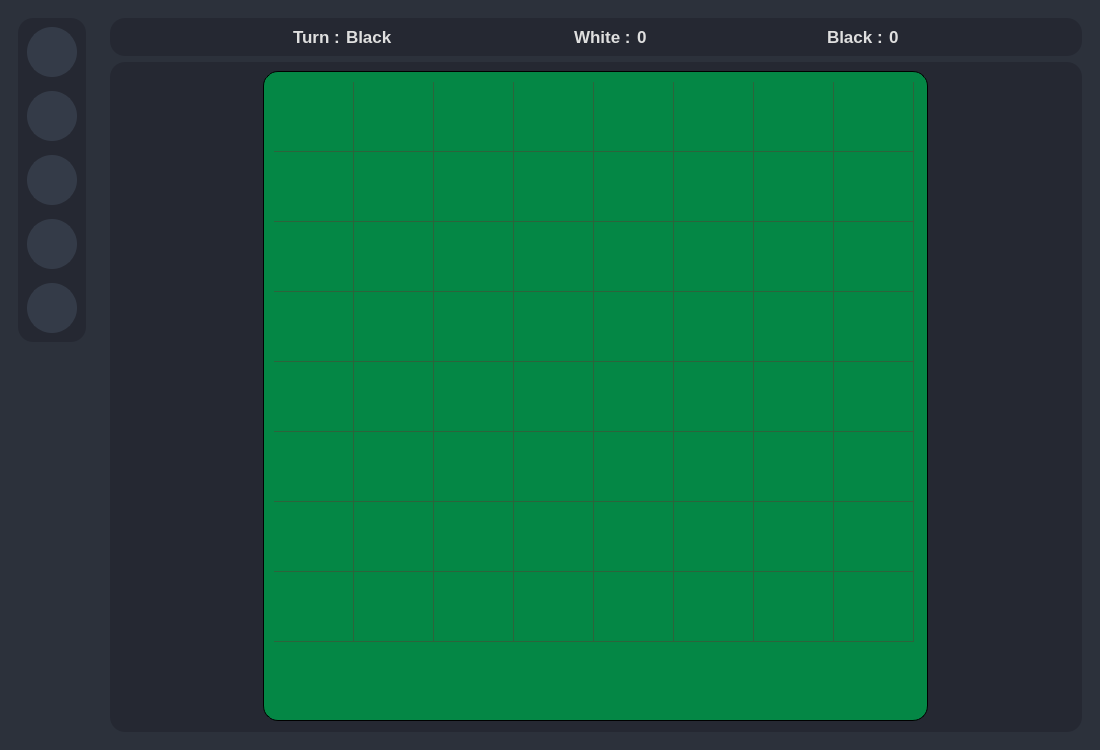
<?xml version="1.0" encoding="UTF-8"?>
<ui version="4.0">
 <class>MainWindow</class>
 <widget class="QMainWindow" name="MainWindow">
  <property name="geometry">
   <rect>
    <x>0</x>
    <y>0</y>
    <width>1100</width>
    <height>750</height>
   </rect>
  </property>
  <property name="minimumSize">
   <size>
    <width>1100</width>
    <height>750</height>
   </size>
  </property>
  <property name="maximumSize">
   <size>
    <width>1100</width>
    <height>750</height>
   </size>
  </property>
  <property name="windowTitle">
   <string>MainWindow</string>
  </property>
  <widget class="QWidget" name="centralwidget">
   <property name="styleSheet">
    <string notr="true">color: rgb(223,223,223);</string>
   </property>
   <layout class="QVBoxLayout" name="verticalLayout">
    <property name="leftMargin">
     <number>0</number>
    </property>
    <property name="topMargin">
     <number>0</number>
    </property>
    <property name="rightMargin">
     <number>0</number>
    </property>
    <property name="bottomMargin">
     <number>0</number>
    </property>
    <item>
     <widget class="QStackedWidget" name="stackedWidget">
      <property name="minimumSize">
       <size>
        <width>0</width>
        <height>0</height>
       </size>
      </property>
      <property name="maximumSize">
       <size>
        <width>16777215</width>
        <height>16777215</height>
       </size>
      </property>
      <property name="styleSheet">
       <string notr="true">QWidget#main_menu_page{
	border-image: url(:imgs/imgs/othello_bg_half_trans.png) 0 0 0 0 stretch stretch;
}

</string>
      </property>
      <property name="currentIndex">
       <number>1</number>
      </property>
      <widget class="QWidget" name="main_menu_page">
       <property name="styleSheet">
        <string notr="true">/*PushButton*/
QPushButton {
	border: 2px solid rgb(52, 59, 72);
	background-color: rgb(52, 59, 72);
	color: rgb(223, 223, 223);
	border-radius: 25px;
}
QPushButton:hover {
	background-color: rgb(57, 65, 80);
	border: 2px solid rgb(61, 70, 86);
}
QPushButton:pressed {	
	background-color: rgb(35, 40, 49);
	border: 2px solid rgb(43, 50, 61);
}
</string>
       </property>
       <layout class="QVBoxLayout" name="verticalLayout_2">
        <item alignment="Qt::AlignLeft|Qt::AlignVCenter">
         <widget class="QFrame" name="main_page_frame">
          <property name="styleSheet">
           <string notr="true"/>
          </property>
          <layout class="QVBoxLayout" name="verticalLayout_3">
           <item>
            <widget class="QPushButton" name="main_menu_start_btn">
             <property name="minimumSize">
              <size>
               <width>200</width>
               <height>50</height>
              </size>
             </property>
             <property name="font">
              <font>
               <family>Segoe UI</family>
               <pointsize>10</pointsize>
               <bold>true</bold>
              </font>
             </property>
             <property name="text">
              <string>   START   </string>
             </property>
             <property name="icon">
              <iconset resource="../resources/resources.qrc">
               <normaloff>:/icons48x48/icons/48x48/start_game_ico.png</normaloff>:/icons48x48/icons/48x48/start_game_ico.png</iconset>
             </property>
             <property name="iconSize">
              <size>
               <width>28</width>
               <height>28</height>
              </size>
             </property>
            </widget>
           </item>
           <item>
            <widget class="QPushButton" name="main_menu_options_btn">
             <property name="minimumSize">
              <size>
               <width>200</width>
               <height>50</height>
              </size>
             </property>
             <property name="font">
              <font>
               <family>Segoe UI</family>
               <pointsize>10</pointsize>
               <italic>false</italic>
               <bold>true</bold>
              </font>
             </property>
             <property name="text">
              <string>  OPTIONS</string>
             </property>
             <property name="icon">
              <iconset resource="../resources/resources.qrc">
               <normaloff>:/icons48x48/icons/48x48/settings_ico.png</normaloff>:/icons48x48/icons/48x48/settings_ico.png</iconset>
             </property>
             <property name="iconSize">
              <size>
               <width>28</width>
               <height>28</height>
              </size>
             </property>
            </widget>
           </item>
           <item>
            <widget class="QPushButton" name="main_menu_quit_btn">
             <property name="minimumSize">
              <size>
               <width>200</width>
               <height>50</height>
              </size>
             </property>
             <property name="font">
              <font>
               <family>Segoe UI</family>
               <pointsize>10</pointsize>
               <bold>true</bold>
              </font>
             </property>
             <property name="text">
              <string>    QUIT     </string>
             </property>
             <property name="icon">
              <iconset resource="../resources/resources.qrc">
               <normaloff>:/icons48x48/icons/48x48/quit_ico.png</normaloff>:/icons48x48/icons/48x48/quit_ico.png</iconset>
             </property>
             <property name="iconSize">
              <size>
               <width>28</width>
               <height>28</height>
              </size>
             </property>
            </widget>
           </item>
          </layout>
         </widget>
        </item>
       </layout>
      </widget>
      <widget class="QWidget" name="game_page">
       <property name="styleSheet">
        <string notr="true">/*PushButton*/
QPushButton {
	border: 2px solid rgb(52, 59, 72);
	background-color: rgb(52, 59, 72);
	color: rgb(223, 223, 223);
	border-radius: 25px;
}
QPushButton:hover {
	background-color: rgb(57, 65, 80);
	border: 2px solid rgb(61, 70, 86);
}
QPushButton:pressed {	
	background-color: rgb(35, 40, 49);
	border: 2px solid rgb(43, 50, 61);
}
QWidget#game_page{
	background-color: rgb(44, 49, 59);
}
/*Frame*/
QFrame{
	border-radius: 15px;
	background-color: rgb(37, 40, 50);
}
</string>
       </property>
       <layout class="QHBoxLayout" name="horizontalLayout">
        <item alignment="Qt::AlignLeft">
         <widget class="QWidget" name="side_menu_container_widget" native="true">
          <layout class="QVBoxLayout" name="verticalLayout_6">
           <item>
            <widget class="QFrame" name="side_menu_frame">
             <property name="minimumSize">
              <size>
               <width>0</width>
               <height>0</height>
              </size>
             </property>
             <property name="font">
              <font>
               <bold>true</bold>
              </font>
             </property>
             <property name="frameShape">
              <enum>QFrame::StyledPanel</enum>
             </property>
             <property name="frameShadow">
              <enum>QFrame::Raised</enum>
             </property>
             <layout class="QVBoxLayout" name="verticalLayout_7">
              <property name="spacing">
               <number>14</number>
              </property>
              <item>
               <widget class="QPushButton" name="side_menu_toggle">
                <property name="minimumSize">
                 <size>
                  <width>50</width>
                  <height>50</height>
                 </size>
                </property>
                <property name="maximumSize">
                 <size>
                  <width>50</width>
                  <height>50</height>
                 </size>
                </property>
                <property name="font">
                 <font>
                  <bold>true</bold>
                 </font>
                </property>
                <property name="text">
                 <string/>
                </property>
                <property name="icon">
                 <iconset resource="../resources/resources.qrc">
                  <normaloff>:/icons48x48/icons/48x48/dots_ico.png</normaloff>:/icons48x48/icons/48x48/dots_ico.png</iconset>
                </property>
                <property name="iconSize">
                 <size>
                  <width>28</width>
                  <height>28</height>
                 </size>
                </property>
               </widget>
              </item>
              <item>
               <widget class="QPushButton" name="side_menu_sound_btn">
                <property name="minimumSize">
                 <size>
                  <width>50</width>
                  <height>50</height>
                 </size>
                </property>
                <property name="font">
                 <font>
                  <bold>true</bold>
                 </font>
                </property>
                <property name="text">
                 <string/>
                </property>
                <property name="icon">
                 <iconset resource="../resources/resources.qrc">
                  <normaloff>:/icons48x48/icons/48x48/volume_off.png</normaloff>:/icons48x48/icons/48x48/volume_off.png</iconset>
                </property>
                <property name="iconSize">
                 <size>
                  <width>28</width>
                  <height>28</height>
                 </size>
                </property>
               </widget>
              </item>
              <item alignment="Qt::AlignTop">
               <widget class="QPushButton" name="side_menu_back_btn">
                <property name="minimumSize">
                 <size>
                  <width>50</width>
                  <height>50</height>
                 </size>
                </property>
                <property name="maximumSize">
                 <size>
                  <width>50</width>
                  <height>50</height>
                 </size>
                </property>
                <property name="font">
                 <font>
                  <bold>true</bold>
                 </font>
                </property>
                <property name="text">
                 <string/>
                </property>
                <property name="icon">
                 <iconset resource="../resources/resources.qrc">
                  <normaloff>:/icons48x48/icons/48x48/arrow_back_ico.png</normaloff>:/icons48x48/icons/48x48/arrow_back_ico.png</iconset>
                </property>
                <property name="iconSize">
                 <size>
                  <width>28</width>
                  <height>28</height>
                 </size>
                </property>
               </widget>
              </item>
              <item alignment="Qt::AlignTop">
               <widget class="QPushButton" name="side_menu_restart_btn">
                <property name="minimumSize">
                 <size>
                  <width>50</width>
                  <height>50</height>
                 </size>
                </property>
                <property name="maximumSize">
                 <size>
                  <width>50</width>
                  <height>50</height>
                 </size>
                </property>
                <property name="font">
                 <font>
                  <bold>true</bold>
                 </font>
                </property>
                <property name="text">
                 <string/>
                </property>
                <property name="icon">
                 <iconset resource="../resources/resources.qrc">
                  <normaloff>:/icons48x48/icons/48x48/restart_ico.png</normaloff>:/icons48x48/icons/48x48/restart_ico.png</iconset>
                </property>
                <property name="iconSize">
                 <size>
                  <width>28</width>
                  <height>28</height>
                 </size>
                </property>
               </widget>
              </item>
              <item alignment="Qt::AlignTop">
               <widget class="QPushButton" name="side_menu_quit_btn">
                <property name="minimumSize">
                 <size>
                  <width>50</width>
                  <height>50</height>
                 </size>
                </property>
                <property name="maximumSize">
                 <size>
                  <width>50</width>
                  <height>50</height>
                 </size>
                </property>
                <property name="font">
                 <font>
                  <bold>true</bold>
                 </font>
                </property>
                <property name="text">
                 <string/>
                </property>
                <property name="icon">
                 <iconset resource="../resources/resources.qrc">
                  <normaloff>:/icons48x48/icons/48x48/quit_ico.png</normaloff>:/icons48x48/icons/48x48/quit_ico.png</iconset>
                </property>
                <property name="iconSize">
                 <size>
                  <width>28</width>
                  <height>28</height>
                 </size>
                </property>
               </widget>
              </item>
             </layout>
            </widget>
           </item>
           <item>
            <spacer name="verticalSpacer">
             <property name="orientation">
              <enum>Qt::Vertical</enum>
             </property>
             <property name="sizeHint" stdset="0">
              <size>
               <width>20</width>
               <height>455</height>
              </size>
             </property>
            </spacer>
           </item>
          </layout>
         </widget>
        </item>
        <item>
         <widget class="QWidget" name="game_content_container_widget" native="true">
          <property name="sizePolicy">
           <sizepolicy hsizetype="Expanding" vsizetype="Preferred">
            <horstretch>0</horstretch>
            <verstretch>0</verstretch>
           </sizepolicy>
          </property>
          <layout class="QVBoxLayout" name="verticalLayout_8">
           <item>
            <widget class="QFrame" name="game_info_frame">
             <property name="maximumSize">
              <size>
               <width>16777215</width>
               <height>70</height>
              </size>
             </property>
             <property name="frameShape">
              <enum>QFrame::StyledPanel</enum>
             </property>
             <property name="frameShadow">
              <enum>QFrame::Raised</enum>
             </property>
             <layout class="QHBoxLayout" name="horizontalLayout_2">
              <item>
               <spacer name="horizontalSpacer_3">
                <property name="orientation">
                 <enum>Qt::Horizontal</enum>
                </property>
                <property name="sizeHint" stdset="0">
                 <size>
                  <width>40</width>
                  <height>20</height>
                 </size>
                </property>
               </spacer>
              </item>
              <item>
               <layout class="QHBoxLayout" name="horizontalLayout_6">
                <item>
                 <widget class="QLabel" name="label_9">
                  <property name="font">
                   <font>
                    <family>Segoe UI</family>
                    <pointsize>13</pointsize>
                    <bold>true</bold>
                   </font>
                  </property>
                  <property name="text">
                   <string>Turn :</string>
                  </property>
                 </widget>
                </item>
                <item>
                 <widget class="QLabel" name="turn_label">
                  <property name="font">
                   <font>
                    <family>Segoe UI</family>
                    <pointsize>13</pointsize>
                    <bold>true</bold>
                   </font>
                  </property>
                  <property name="text">
                   <string>Black</string>
                  </property>
                 </widget>
                </item>
               </layout>
              </item>
              <item>
               <spacer name="horizontalSpacer">
                <property name="orientation">
                 <enum>Qt::Horizontal</enum>
                </property>
                <property name="sizeHint" stdset="0">
                 <size>
                  <width>118</width>
                  <height>20</height>
                 </size>
                </property>
               </spacer>
              </item>
              <item>
               <layout class="QHBoxLayout" name="horizontalLayout_5">
                <item>
                 <widget class="QLabel" name="label_7">
                  <property name="font">
                   <font>
                    <family>Segoe UI</family>
                    <pointsize>13</pointsize>
                    <bold>true</bold>
                   </font>
                  </property>
                  <property name="text">
                   <string>White :</string>
                  </property>
                 </widget>
                </item>
                <item>
                 <widget class="QLabel" name="white_score_label">
                  <property name="font">
                   <font>
                    <family>Segoe UI</family>
                    <pointsize>13</pointsize>
                    <bold>true</bold>
                   </font>
                  </property>
                  <property name="text">
                   <string>0</string>
                  </property>
                 </widget>
                </item>
               </layout>
              </item>
              <item>
               <spacer name="horizontalSpacer_2">
                <property name="orientation">
                 <enum>Qt::Horizontal</enum>
                </property>
                <property name="sizeHint" stdset="0">
                 <size>
                  <width>118</width>
                  <height>20</height>
                 </size>
                </property>
               </spacer>
              </item>
              <item>
               <layout class="QHBoxLayout" name="horizontalLayout_4">
                <item>
                 <widget class="QLabel" name="label_5">
                  <property name="font">
                   <font>
                    <family>Segoe UI</family>
                    <pointsize>13</pointsize>
                    <bold>true</bold>
                   </font>
                  </property>
                  <property name="text">
                   <string>Black :</string>
                  </property>
                 </widget>
                </item>
                <item>
                 <widget class="QLabel" name="black_score_label">
                  <property name="font">
                   <font>
                    <family>Segoe UI</family>
                    <pointsize>13</pointsize>
                    <bold>true</bold>
                   </font>
                  </property>
                  <property name="text">
                   <string>0</string>
                  </property>
                 </widget>
                </item>
               </layout>
              </item>
              <item>
               <spacer name="horizontalSpacer_4">
                <property name="orientation">
                 <enum>Qt::Horizontal</enum>
                </property>
                <property name="sizeHint" stdset="0">
                 <size>
                  <width>40</width>
                  <height>20</height>
                 </size>
                </property>
               </spacer>
              </item>
             </layout>
            </widget>
           </item>
           <item>
            <widget class="QFrame" name="board_frame">
             <property name="frameShape">
              <enum>QFrame::StyledPanel</enum>
             </property>
             <property name="frameShadow">
              <enum>QFrame::Raised</enum>
             </property>
             <layout class="QHBoxLayout" name="horizontalLayout_3">
              <property name="leftMargin">
               <number>0</number>
              </property>
              <property name="rightMargin">
               <number>0</number>
              </property>
              <property name="bottomMargin">
               <number>11</number>
              </property>
              <item>
               <widget class="QTableWidget" name="board_table_widget">
                <property name="maximumSize">
                 <size>
                  <width>665</width>
                  <height>16777215</height>
                 </size>
                </property>
                <property name="styleSheet">
                 <string notr="true">QTableWidget {
	background-color: rgb(4, 135, 69);
	color: rgb(223, 223, 223);
	border: 1px solid rgb(0, 0, 0);
	padding: 10px;
	gridline-color: rgb(44, 100, 59);
}

QTableWidget::item:selected{
	background-color: transparent;
}

</string>
                </property>
                <property name="frameShape">
                 <enum>QFrame::NoFrame</enum>
                </property>
                <property name="frameShadow">
                 <enum>QFrame::Sunken</enum>
                </property>
                <attribute name="horizontalHeaderVisible">
                 <bool>false</bool>
                </attribute>
                <attribute name="horizontalHeaderMinimumSectionSize">
                 <number>80</number>
                </attribute>
                <attribute name="horizontalHeaderDefaultSectionSize">
                 <number>80</number>
                </attribute>
                <attribute name="verticalHeaderVisible">
                 <bool>false</bool>
                </attribute>
                <attribute name="verticalHeaderMinimumSectionSize">
                 <number>70</number>
                </attribute>
                <attribute name="verticalHeaderDefaultSectionSize">
                 <number>70</number>
                </attribute>
                <row>
                 <property name="text">
                  <string>New Row</string>
                 </property>
                </row>
                <row>
                 <property name="text">
                  <string>New Row</string>
                 </property>
                </row>
                <row>
                 <property name="text">
                  <string>New Row</string>
                 </property>
                </row>
                <row>
                 <property name="text">
                  <string>New Row</string>
                 </property>
                </row>
                <row>
                 <property name="text">
                  <string>New Row</string>
                 </property>
                </row>
                <row>
                 <property name="text">
                  <string>New Row</string>
                 </property>
                </row>
                <row>
                 <property name="text">
                  <string>New Row</string>
                 </property>
                </row>
                <row>
                 <property name="text">
                  <string>New Row</string>
                 </property>
                </row>
                <column>
                 <property name="text">
                  <string>New Column</string>
                 </property>
                </column>
                <column>
                 <property name="text">
                  <string>New Column</string>
                 </property>
                </column>
                <column>
                 <property name="text">
                  <string>New Column</string>
                 </property>
                </column>
                <column>
                 <property name="text">
                  <string>New Column</string>
                 </property>
                </column>
                <column>
                 <property name="text">
                  <string>New Column</string>
                 </property>
                </column>
                <column>
                 <property name="text">
                  <string>New Column</string>
                 </property>
                </column>
                <column>
                 <property name="text">
                  <string>New Column</string>
                 </property>
                </column>
                <column>
                 <property name="text">
                  <string>New Column</string>
                 </property>
                </column>
               </widget>
              </item>
             </layout>
            </widget>
           </item>
          </layout>
         </widget>
        </item>
       </layout>
      </widget>
      <widget class="QWidget" name="options_page">
       <property name="styleSheet">
        <string notr="true">/*PushButton*/
QPushButton {
	border: 2px solid rgb(52, 59, 72);
	background-color: rgb(52, 59, 72);
	color: rgb(223, 223, 223);
	border-radius: 25px;
}
QPushButton:hover {
	background-color: rgb(57, 65, 80);
	border: 2px solid rgb(61, 70, 86);
}
QPushButton:pressed {	
	background-color: rgb(35, 40, 49);
	border: 2px solid rgb(43, 50, 61);
}
/*Frame*/
QFrame{
	border-radius: 15px;
	background-color: rgb(37, 40, 50);
}
QWidget#options_page{
	background-color: rgb(44, 49, 59);
}</string>
       </property>
       <layout class="QVBoxLayout" name="verticalLayout_36">
        <item>
         <widget class="QWidget" name="widget" native="true">
          <property name="styleSheet">
           <string notr="true">QGroupBox::title{
    color: rgb(223, 223, 223);
	top:-9px;
}
QGroupBox{
        margin-top:6px; 
        padding-top: 10px;
        background-color: transparent;
		border-top: 2px solid white;
}</string>
          </property>
          <layout class="QHBoxLayout" name="horizontalLayout_15">
           <property name="leftMargin">
            <number>0</number>
           </property>
           <property name="topMargin">
            <number>0</number>
           </property>
           <property name="rightMargin">
            <number>0</number>
           </property>
           <property name="bottomMargin">
            <number>0</number>
           </property>
           <item>
            <widget class="QFrame" name="frame_7">
             <property name="frameShape">
              <enum>QFrame::StyledPanel</enum>
             </property>
             <property name="frameShadow">
              <enum>QFrame::Raised</enum>
             </property>
             <layout class="QVBoxLayout" name="verticalLayout_30">
              <item>
               <widget class="QGroupBox" name="players_group_box">
                <property name="font">
                 <font>
                  <pointsize>10</pointsize>
                  <bold>true</bold>
                 </font>
                </property>
                <property name="title">
                 <string>Game Mode</string>
                </property>
                <property name="flat">
                 <bool>false</bool>
                </property>
                <layout class="QVBoxLayout" name="verticalLayout_4">
                 <item>
                  <layout class="QHBoxLayout" name="horizontalLayout_7">
                   <item>
                    <widget class="QLabel" name="label">
                     <property name="font">
                      <font>
                       <pointsize>10</pointsize>
                       <bold>true</bold>
                      </font>
                     </property>
                     <property name="text">
                      <string>AI vs AI</string>
                     </property>
                    </widget>
                   </item>
                   <item>
                    <widget class="AnimatedRadioButton" name="ai_ai_option">
                     <property name="text">
                      <string/>
                     </property>
                    </widget>
                   </item>
                  </layout>
                 </item>
                 <item>
                  <layout class="QHBoxLayout" name="horizontalLayout_8">
                   <item>
                    <widget class="QLabel" name="label_2">
                     <property name="font">
                      <font>
                       <pointsize>10</pointsize>
                       <bold>true</bold>
                      </font>
                     </property>
                     <property name="text">
                      <string>Human vs AI</string>
                     </property>
                    </widget>
                   </item>
                   <item>
                    <widget class="AnimatedRadioButton" name="human_ai_option">
                     <property name="text">
                      <string/>
                     </property>
                     <property name="checked">
                      <bool>true</bool>
                     </property>
                    </widget>
                   </item>
                  </layout>
                 </item>
                 <item>
                  <layout class="QHBoxLayout" name="horizontalLayout_9">
                   <item>
                    <widget class="QLabel" name="label_3">
                     <property name="font">
                      <font>
                       <pointsize>10</pointsize>
                       <bold>true</bold>
                      </font>
                     </property>
                     <property name="text">
                      <string>Human vs Human</string>
                     </property>
                    </widget>
                   </item>
                   <item>
                    <widget class="AnimatedRadioButton" name="human_human_option">
                     <property name="text">
                      <string/>
                     </property>
                    </widget>
                   </item>
                  </layout>
                 </item>
                </layout>
               </widget>
              </item>
             </layout>
            </widget>
           </item>
           <item>
            <widget class="QFrame" name="frame_8">
             <property name="frameShape">
              <enum>QFrame::StyledPanel</enum>
             </property>
             <property name="frameShadow">
              <enum>QFrame::Raised</enum>
             </property>
             <layout class="QVBoxLayout" name="verticalLayout_32">
              <item>
               <widget class="QGroupBox" name="black_difficulty_group_box">
                <property name="font">
                 <font>
                  <pointsize>10</pointsize>
                  <bold>true</bold>
                 </font>
                </property>
                <property name="title">
                 <string>Black AI Difficulty level</string>
                </property>
                <property name="flat">
                 <bool>false</bool>
                </property>
                <layout class="QVBoxLayout" name="verticalLayout_5">
                 <item>
                  <layout class="QHBoxLayout" name="horizontalLayout_10">
                   <item>
                    <widget class="QLabel" name="label_4">
                     <property name="font">
                      <font>
                       <pointsize>10</pointsize>
                       <bold>true</bold>
                      </font>
                     </property>
                     <property name="text">
                      <string>Easy</string>
                     </property>
                    </widget>
                   </item>
                   <item>
                    <widget class="AnimatedRadioButton" name="easy_option">
                     <property name="text">
                      <string/>
                     </property>
                     <property name="checked">
                      <bool>true</bool>
                     </property>
                    </widget>
                   </item>
                  </layout>
                 </item>
                 <item>
                  <layout class="QHBoxLayout" name="horizontalLayout_11">
                   <item>
                    <widget class="QLabel" name="label_6">
                     <property name="font">
                      <font>
                       <pointsize>10</pointsize>
                       <bold>true</bold>
                      </font>
                     </property>
                     <property name="text">
                      <string>Medium</string>
                     </property>
                    </widget>
                   </item>
                   <item>
                    <widget class="AnimatedRadioButton" name="medium_option">
                     <property name="text">
                      <string/>
                     </property>
                    </widget>
                   </item>
                  </layout>
                 </item>
                 <item>
                  <layout class="QHBoxLayout" name="horizontalLayout_12">
                   <item>
                    <widget class="QLabel" name="label_8">
                     <property name="font">
                      <font>
                       <pointsize>10</pointsize>
                       <bold>true</bold>
                      </font>
                     </property>
                     <property name="text">
                      <string>Hard</string>
                     </property>
                    </widget>
                   </item>
                   <item>
                    <widget class="AnimatedRadioButton" name="hard_option">
                     <property name="text">
                      <string/>
                     </property>
                    </widget>
                   </item>
                  </layout>
                 </item>
                </layout>
               </widget>
              </item>
             </layout>
            </widget>
           </item>
           <item>
            <widget class="QFrame" name="frame_9">
             <property name="frameShape">
              <enum>QFrame::StyledPanel</enum>
             </property>
             <property name="frameShadow">
              <enum>QFrame::Raised</enum>
             </property>
             <layout class="QVBoxLayout" name="verticalLayout_34">
              <item>
               <widget class="QGroupBox" name="white_difficulty_group_box">
                <property name="font">
                 <font>
                  <pointsize>10</pointsize>
                  <bold>true</bold>
                 </font>
                </property>
                <property name="title">
                 <string>White AI Difficulty level </string>
                </property>
                <property name="flat">
                 <bool>false</bool>
                </property>
                <layout class="QVBoxLayout" name="verticalLayout_9">
                 <item>
                  <layout class="QHBoxLayout" name="horizontalLayout_13">
                   <item>
                    <widget class="QLabel" name="label_10">
                     <property name="font">
                      <font>
                       <pointsize>10</pointsize>
                       <bold>true</bold>
                      </font>
                     </property>
                     <property name="text">
                      <string>Easy</string>
                     </property>
                    </widget>
                   </item>
                   <item>
                    <widget class="AnimatedRadioButton" name="easy_option_2">
                     <property name="text">
                      <string/>
                     </property>
                     <property name="checked">
                      <bool>true</bool>
                     </property>
                    </widget>
                   </item>
                  </layout>
                 </item>
                 <item>
                  <layout class="QHBoxLayout" name="horizontalLayout_14">
                   <item>
                    <widget class="QLabel" name="label_11">
                     <property name="font">
                      <font>
                       <pointsize>10</pointsize>
                       <bold>true</bold>
                      </font>
                     </property>
                     <property name="text">
                      <string>Medium</string>
                     </property>
                    </widget>
                   </item>
                   <item>
                    <widget class="AnimatedRadioButton" name="medium_option_2">
                     <property name="text">
                      <string/>
                     </property>
                    </widget>
                   </item>
                  </layout>
                 </item>
                 <item>
                  <layout class="QHBoxLayout" name="horizontalLayout_16">
                   <item>
                    <widget class="QLabel" name="label_12">
                     <property name="font">
                      <font>
                       <pointsize>10</pointsize>
                       <bold>true</bold>
                      </font>
                     </property>
                     <property name="text">
                      <string>Hard</string>
                     </property>
                    </widget>
                   </item>
                   <item>
                    <widget class="AnimatedRadioButton" name="hard_option_2">
                     <property name="text">
                      <string/>
                     </property>
                    </widget>
                   </item>
                  </layout>
                 </item>
                </layout>
               </widget>
              </item>
             </layout>
            </widget>
           </item>
          </layout>
         </widget>
        </item>
        <item alignment="Qt::AlignTop">
         <widget class="QFrame" name="frame_10">
          <property name="frameShape">
           <enum>QFrame::StyledPanel</enum>
          </property>
          <property name="frameShadow">
           <enum>QFrame::Raised</enum>
          </property>
          <layout class="QHBoxLayout" name="horizontalLayout_17">
           <item>
            <widget class="QPushButton" name="optionButton">
             <property name="minimumSize">
              <size>
               <width>200</width>
               <height>50</height>
              </size>
             </property>
             <property name="font">
              <font>
               <pointsize>10</pointsize>
               <bold>true</bold>
              </font>
             </property>
             <property name="text">
              <string>  DONE</string>
             </property>
             <property name="icon">
              <iconset resource="../resources/resources.qrc">
               <normaloff>:/icons48x48/icons/48x48/done_ico.png</normaloff>:/icons48x48/icons/48x48/done_ico.png</iconset>
             </property>
             <property name="iconSize">
              <size>
               <width>28</width>
               <height>28</height>
              </size>
             </property>
            </widget>
           </item>
           <item>
            <widget class="QPushButton" name="default_options_btn">
             <property name="minimumSize">
              <size>
               <width>200</width>
               <height>50</height>
              </size>
             </property>
             <property name="font">
              <font>
               <pointsize>10</pointsize>
               <bold>true</bold>
              </font>
             </property>
             <property name="text">
              <string>  RESTORE DEFAULT</string>
             </property>
             <property name="icon">
              <iconset resource="../resources/resources.qrc">
               <normaloff>:/icons48x48/icons/48x48/restore_ico.png</normaloff>:/icons48x48/icons/48x48/restore_ico.png</iconset>
             </property>
             <property name="iconSize">
              <size>
               <width>28</width>
               <height>28</height>
              </size>
             </property>
            </widget>
           </item>
           <item>
            <widget class="QPushButton" name="back_options_btn">
             <property name="minimumSize">
              <size>
               <width>200</width>
               <height>50</height>
              </size>
             </property>
             <property name="font">
              <font>
               <pointsize>10</pointsize>
               <bold>true</bold>
              </font>
             </property>
             <property name="text">
              <string>  BACK</string>
             </property>
             <property name="icon">
              <iconset resource="../resources/resources.qrc">
               <normaloff>:/icons48x48/icons/48x48/arrow_back_ico.png</normaloff>:/icons48x48/icons/48x48/arrow_back_ico.png</iconset>
             </property>
             <property name="iconSize">
              <size>
               <width>28</width>
               <height>28</height>
              </size>
             </property>
            </widget>
           </item>
          </layout>
         </widget>
        </item>
       </layout>
      </widget>
     </widget>
    </item>
   </layout>
  </widget>
 </widget>
 <customwidgets>
  <customwidget>
   <class>AnimatedRadioButton</class>
   <extends>QRadioButton</extends>
   <header>./headers/animatedradiobutton.h</header>
  </customwidget>
 </customwidgets>
 <resources>
  <include location="../resources/resources.qrc"/>
 </resources>
 <connections/>
</ui>
